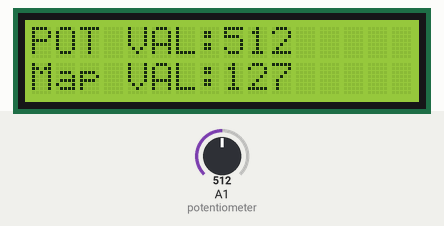
Simulated run of this sketch. Board: Arduino Uno, built with avr-gcc and run on an emulated ATmega328P. Shown: 16×2 character LCD. Inputs (shaded band) come from the test bench; at power-on: A1 (potentiometer) = 512.

Above: at 1.2 s.
1.3 s: A1 (potentiometer) set to 716
At 2.1 s:
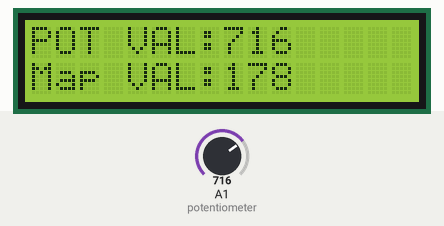
3.4 s: A1 (potentiometer) set to 900
At 5.7 s:
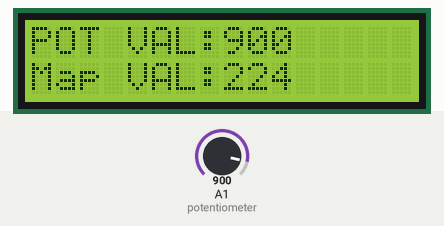
6.0 s: A1 (potentiometer) set to 1023
At 7.4 s:
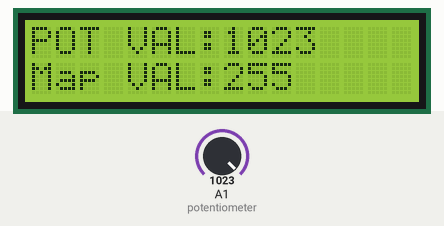
Timing chart, 0 to 9.0 s (numbered marks = the images above; inputs shaded):
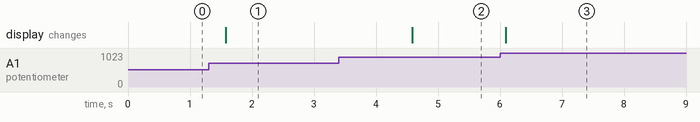

The sketch:

potentiometer_mapping_displayed_on_lcd.ino
```cpp
#include<LiquidCrystal.h>

const int rs=12,en=11,d4=10,d5=9,d6=8,d7=7;
LiquidCrystal lcd(rs,en,d4,d5,d6,d7);


/*
Connect one of the outer pins of the potentiometer to the 5V pin on the Arduino.
Connect the other outer pin of the potentiometer to the GND pin on the Arduino.
Connect the middle pin of the potentiometer to an analog input pin on the Arduino, such as A0, A1, A2, etc
*/
int  potentiometer=A1;


void setup() {
  // put your setup code here, to run once:
  pinMode(potentiometer,INPUT);
  lcd.begin(16,2);

}

void loop() {
  // put your main code here, to run repeatedly:
  int ro1;

ro1 = analogRead(potentiometer);  // Read the raw analog input value from the potentiometer
int mappedValue = map(ro1, 0, 1023, 0, 255);  // Map the raw analog input value to a range of 0-255

  lcd.clear();
  lcd.setCursor(0,0);
  lcd.print("POT VAL:");
  lcd.print(ro1);
  lcd.setCursor(0,1);
  lcd.print("Map VAL:");
  lcd.print(mappedValue);
  delay(1500);
}
```

Measured:
- after the input at 1.3 s, the display: changes after 0.27 s (image 1)
- after the input at 3.4 s, the display: changes after 1.2 s (image 2)
- after the input at 6.0 s, the display: changes after 0.09 s (image 3)
